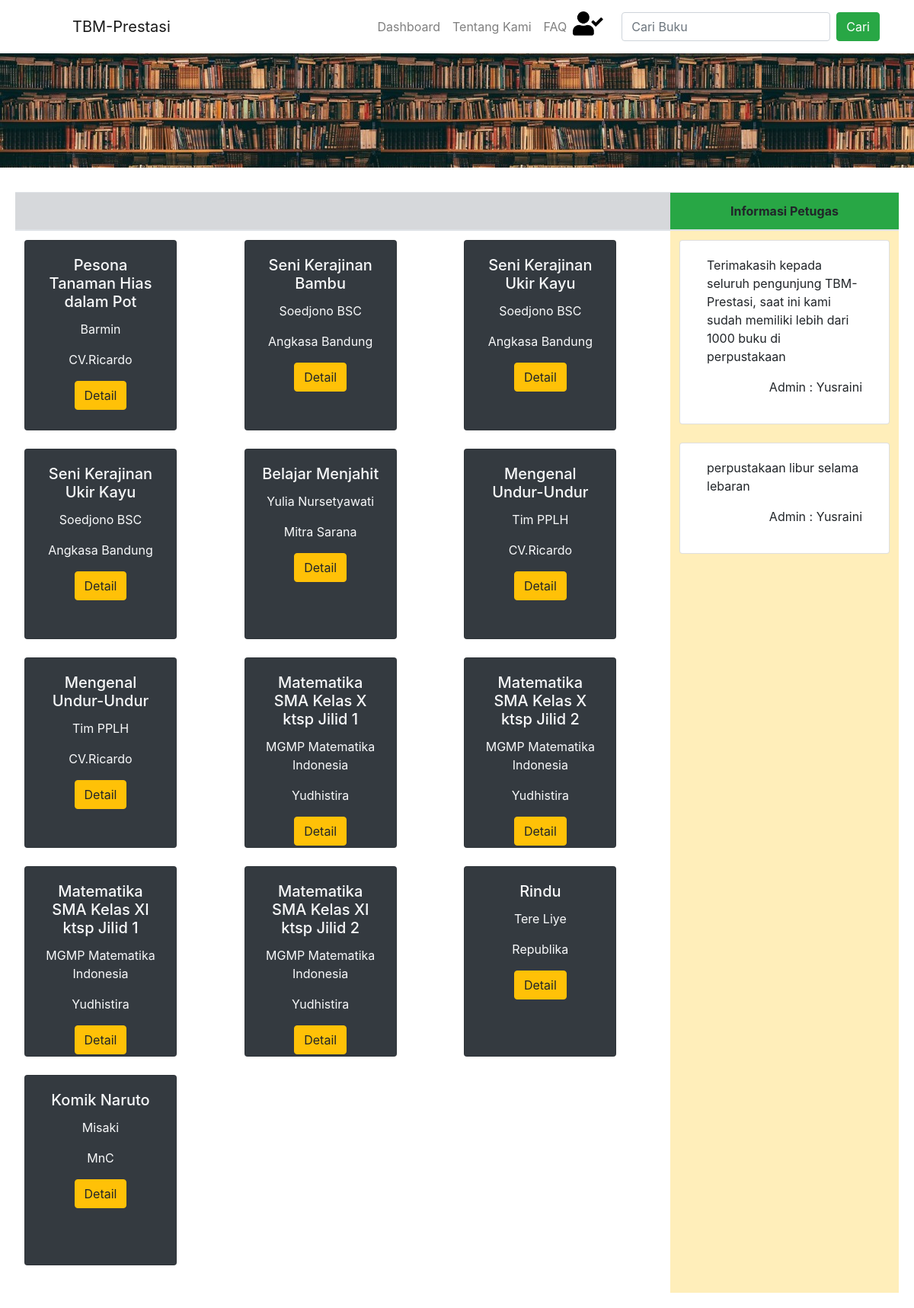
The page / on the database its author committed.
### tables this page shows
CREATE TABLE `buku` (
  `IdBuku` int(4) NOT NULL,
  `JudulBuku` varchar(60) NOT NULL,
  `Pengarang` varchar(120) NOT NULL,
  `Penerbit` varchar(30) NOT NULL,
  `TahunTerbit` int(11) NOT NULL,
  `Status` varchar(30) NOT NULL,
  `NoKwitansi` varchar(20) NOT NULL
);

CREATE TABLE `infopetugas` (
  `KodeInfo` int(11) NOT NULL,
  `IsiInfo` text NOT NULL,
  `IdPetugas` varchar(20) NOT NULL,
  `KodeTampil` char(1) NOT NULL
);

CREATE TABLE `petugas` (
  `IdPetugas` varchar(10) NOT NULL,
  `NamaPetugas` varchar(30) NOT NULL
);

### index.php (the view, shortened to what this page needs)
<!DOCTYPE html>
<html lang="en">
<head>
    <link rel="stylesheet" type="text/css" href="admin-mode/bootstrap/css/bootstrap.min.css">
</head>
<body>
<?php
include 'koneksi.php';
?>
  <nav class="navbar navbar-expand-lg navbar-light" id="mainNav">
    <div class="container">
        <a class="navbar-brand" href="index.php" style="padding-left:50px;">TBM-Prestasi</a>
        <div id="navnav" class="collapse navbar-collapse">
            <ul class="navbar-nav ml-auto">
            <li class="nav-item">
                <a class="nav-link " href="index.php?sess=dash">Dashboard</a>
            </li>
            <li class="nav-item">
                <a class="nav-link" href="index.php?sess=about">Tentang Kami</a>
            </li>
            <li class="nav-item">
                <a class="nav-link" href="index.php?sess=faq">FAQ</a>
            </li>
            <?php
            if (!empty($_SESSION['memLogin'])) {
            ?>
            <li class="nav-item">
               <div class="">
                    <form action="anggota.php" class="form-inline">
                        <button class="btn nav-link">Lihat Infomasi Anggota</button>
                        <select id="memInfo" name="memInfo" class="btn nav-link">
                            <option value="" >ChooseInfo</option>
                            <option value="data">Data Anggota</option>
                            <option value="peminjaman">Peminjaman</option>
                            <option value="question">My Question</option>
                            <option value="logout">Log Out</option>
                        </select>
                    </form>
                </div>
            </li>
            <?php } else { ?>
                <div>
                    <a class="" href="addquestion.php?question=0"><img src="admin-mode/picture/icon/user.png" alt="" width=40px;></a>
                </div>
            <?php } ?>
            </ul>
        </div>
        <form class="form-inline my-2 ml-4" method="get" action="index.php">
            <input class="form-control mr-sm-2" type="search" placeholder="Cari Buku" aria-label="Search" name="cari">
            <button class="btn btn-success my-sm-0" type="submit">Cari</button>
        </form>
      </div>
  </nav>
<header>
    <div style="background-image: url('admin-mode/picture/background/perpus.jpg'); height: 150px;" class="jumbotron jumbotron-fluid">
    </div >
</header>
<main>
<div class="" style="margin:20px">
    <table class="table">
        <thead>
            <th class="table-secondary"><center></center></th>
            <th class="bg-success"><center>Informasi Petugas</center></th>
        </thead>
        <tr >
    <?php
    if ((empty($_SESSION['memHome']))||($_SESSION['memHome']=="dash")) {
    ?>
        <td >
            <?php if (empty($_GET['cari'])) {
                    $sql=mysqli_query($koneksi,"SELECT * FROM buku ");
                ?>
                <div class="row row-cols-1 row-cols-md-4" >
                <?php while($data=mysqli_fetch_object($sql)) {  ?> <div class="col mb-4">
                <div class="card bg-dark text-light text-justify "  style="width:200px; height:250px">
                    <div class="card-body text-center">
                        <h5 class="card-title "><?=$data->JudulBuku?></h5>
                        <p class="card-text "><?=$data->Pengarang?></p>
                        <p class="card-text "><?=$data->Penerbit?></p>
                        <div>
                            <form method="get" action="index.php">
                                <button class="btn btn-warning" type="submit">Detail</button>
                            </form>
                        </div>
                    </div>
                </div></div>
                <?php } ?> </div>
            <?php
            }
            ?>
        </td>
    <?php
    }
    ?>
            <td style="width:300px" class="table-warning">
                <?php
                    $sql=mysqli_query($koneksi,"SELECT * FROM infopetugas JOIN petugas ON infopetugas.IdPetugas=petugas.IdPetugas WHERE KodeTampil='1'");
                    while($data=mysqli_fetch_object($sql)) {
                ?>
                <div class="card col mb-4">
                    <div class="card-body ">
                        <p><?=$data->IsiInfo?></p>
                        <p style="float:right">Admin : <?=$data->NamaPetugas?></p>
                    </div>
                </div> <?php } ?>
            </td>
        </tr>
    </table>
</div>
</main>
</body>
</html>

### rows shown on the page
buku: JudulBuku "Pesona Tanaman Hias dalam Pot", Pengarang "Barmin", Penerbit "CV.Ricardo"
buku: JudulBuku "Seni Kerajinan Bambu", Pengarang "Soedjono BSC", Penerbit "Angkasa Bandung"
buku: JudulBuku "Seni Kerajinan Ukir Kayu", Pengarang "Soedjono BSC", Penerbit "Angkasa Bandung"
buku: JudulBuku "Seni Kerajinan Ukir Kayu", Pengarang "Soedjono BSC", Penerbit "Angkasa Bandung"
buku: JudulBuku "Belajar Menjahit", Pengarang "Yulia Nursetyawati", Penerbit "Mitra Sarana"
buku: JudulBuku "Mengenal Undur-Undur", Pengarang "Tim PPLH", Penerbit "CV.Ricardo"
buku: JudulBuku "Mengenal Undur-Undur", Pengarang "Tim PPLH", Penerbit "CV.Ricardo"
buku: JudulBuku "Matematika SMA Kelas X ktsp Jilid 1", Pengarang "MGMP Matematika Indonesia", Penerbit "Yudhistira"
buku: JudulBuku "Matematika SMA Kelas X ktsp Jilid 2", Pengarang "MGMP Matematika Indonesia", Penerbit "Yudhistira"
buku: JudulBuku "Matematika SMA Kelas XI ktsp Jilid 1", Pengarang "MGMP Matematika Indonesia", Penerbit "Yudhistira"
buku: JudulBuku "Matematika SMA Kelas XI ktsp Jilid 2", Pengarang "MGMP Matematika Indonesia", Penerbit "Yudhistira"
buku: JudulBuku "Rindu", Pengarang "Tere Liye", Penerbit "Republika"
buku: JudulBuku "Komik Naruto", Pengarang "Misaki", Penerbit "MnC"
infopetugas: IsiInfo "Terimakasih kepada seluruh pengunjung TBM-Prestasi, saat ini kami sudah memiliki lebih dari 1000 buku di perpustakaan", IdPetugas.NamaPetugas "Yusraini"
infopetugas: IsiInfo "perpustakaan libur selama lebaran", IdPetugas.NamaPetugas "Yusraini"
